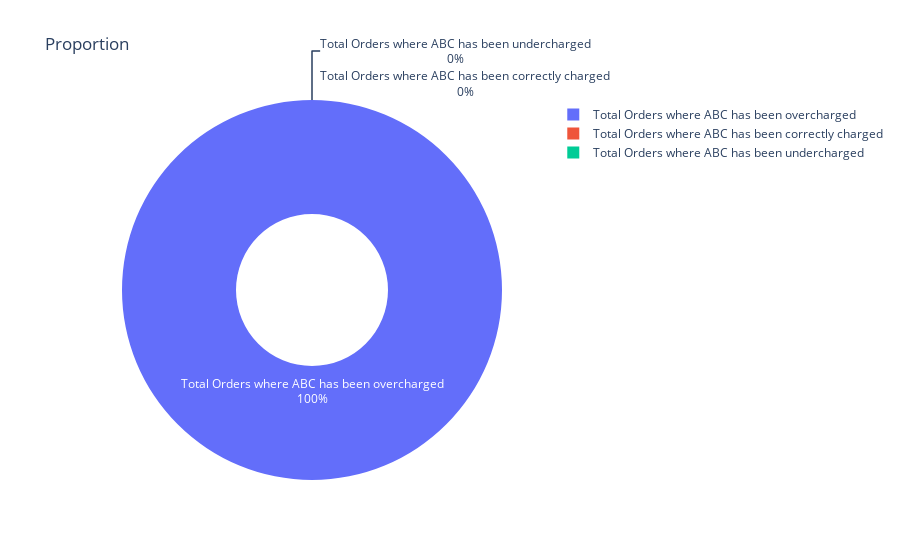

Here is the notebook cell this chart was saved with:
### Code cell
import plotly.graph_objects as go
fig = go.Figure(data=go.Pie(labels=df_summary['Description'],
                            values=df_summary['Count'],
                            textinfo='label+percent',
                            hole=0.4))
fig.update_layout(title='Proportion')

fig.show()

### Figure 1 — Plotly figure (JSON) as saved in the notebook; plotly's stock layout.template omitted (floating-point values rounded to 4 significant figures)
{"data": [{"hole": 0.4, "labels": ["Total Orders where ABC has been correctly charged", "Total Orders where ABC has been overcharged", "Total Orders where ABC has been undercharged"], "textinfo": "label+percent", "type": "pie", "values": [0, 401, 0]}], "layout": {"autosize": true, "hiddenlabels": [], "title": {"text": "Proportion"}}}
